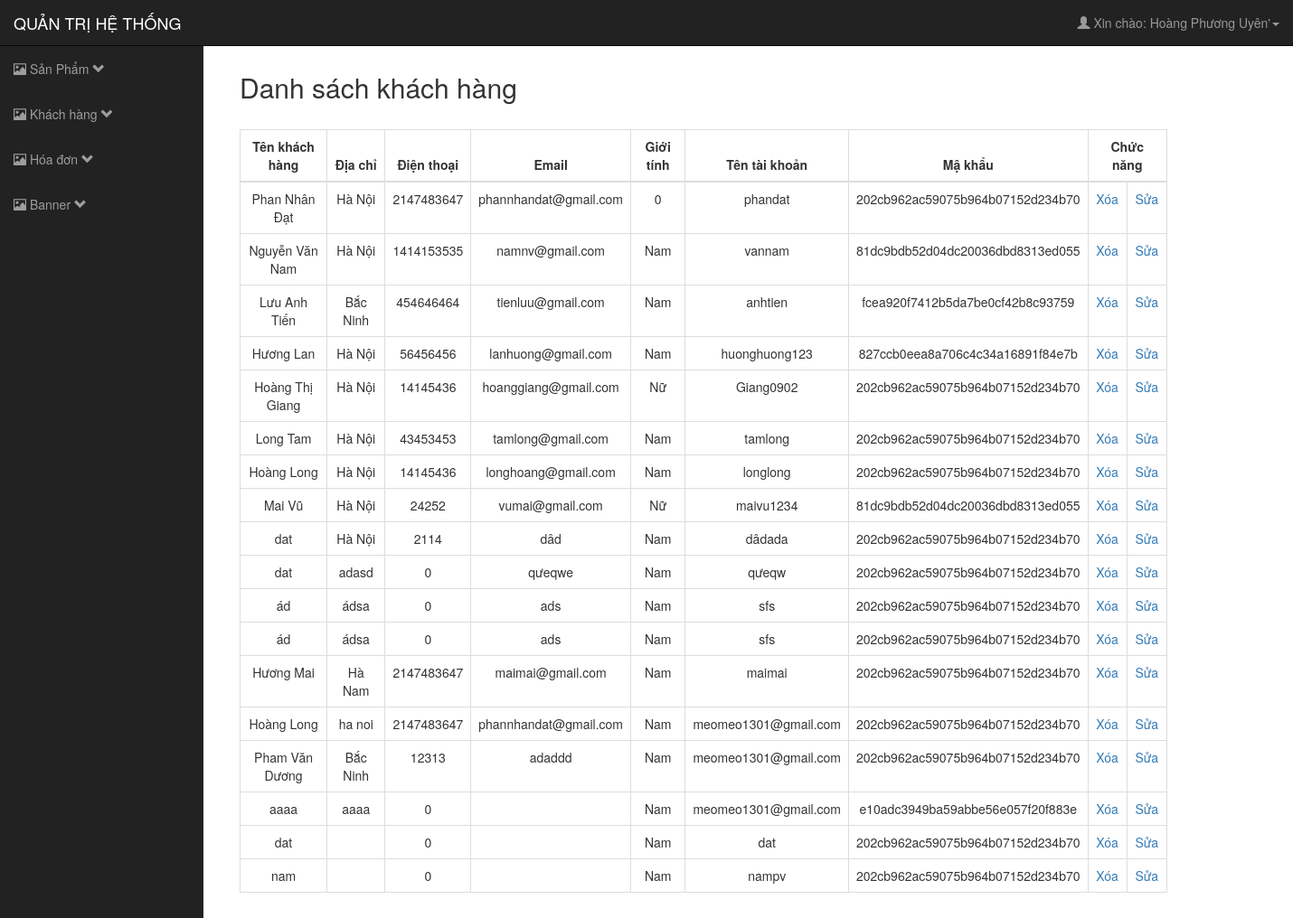
Screenshot of /WebShop/Admin/index.php?khachhang=danhsachkh (signed in) with the database file from the repository.
### tables this page shows
CREATE TABLE `khachhang` (
  `ma_kh` int(11) NOT NULL,
  `ten_kh` varchar(35) NOT NULL,
  `dia_chi` varchar(50) NOT NULL,
  `dien_thoai` int(11) NOT NULL,
  `email` varchar(30) NOT NULL,
  `gioi_tinh` varchar(10) NOT NULL,
  `ten_tai_khoan` varchar(35) NOT NULL,
  `mat_khau` varchar(45) NOT NULL,
  `hinh_anh` varchar(200) NOT NULL
);

### WebShop/Admin/index.php (called while the page is built, shortened)
<?php
    include "config.php";
 ?>
<?php
    include "controller/controller_login.php";
?>

### WebShop/Admin/controller/KhachHangController.php (called while the page is built, shortened)
<?php
class KhachHangController
{
	var $KhachHangModel;
	public function __construct()
	{
		include_once("model/KhachHangModel.php");
		$this->KhachHangModel = new KhachHangModel();
	}
	public function actionDSKH()
	{
		$bang_khachhang = $this->KhachHangModel->getAllKhachHang();
		include_once("view/khachhang/danhsachkhachhang.php");
	}
}

### WebShop/Admin/config.php (called while the page is built, shortened)
 <?php
class config
{
	var $conn = "";
	var $sql = "";
	public function __construct($hostname="localhost", $dbname="shop_dongho", $user="root",$pass=""){
		try		{
		$this->conn = new PDO("mysql:host=$hostname; dbname=$dbname; charset=utf8","$user","$pass");
		$this->conn->setAttribute(PDO::ATTR_ERRMODE, PDO::ERRMODE_EXCEPTION);
		}
		catch(PDOException $e){
			exit("Không kết nối được với csdl !");
		}
	}
	public function setQuery($sql){
		$this->sql = $sql;
	}
	public function execute($options = array()){
		try	{
			$this->cursor = $this->conn->prepare($this->sql);
			$this->cursor->execute($options);
			return $this->cursor;
		}
		catch(PDOException $e){
			return false;
		}
	}
	public function loadAllRows($options = array()){
		if(!$options){
			if (!$result = $this->execute())
				return false;
		}
		else {
			if (!$result = $this->execute($options))
				return false;
		}
		return $result->fetchAll(PDO::FETCH_OBJ);
	}
}
?>

### WebShop/Admin/model/KhachHangModel.php (called while the page is built, shortened)
<?php
include_once("config.php");
class KhachHangModel extends config
{
	public function getAllKhachHang()
	{
		return $this->loadAllRows();
	}
}

### WebShop/Admin/view/khachhang/danhsachkhachhang.php (the view, shortened to what this page needs)
<div class="container">
  <h2>Danh sách khách hàng</h2> <br/>
  <form action="?action=danhsach" method="post">
   <table class="table table-bordered">
    <thead>
      <tr style="text-align:center;">
        <th>Tên khách hàng</th>
        <th>Địa chỉ</th>
        <th>Điện thoại</th>
        <th>Email</th>
         <th>Giới tính</th>
        <th>Tên tài khoản</th>
        <th>Mậ khẩu</th>
        <th colspan="2">Chức năng</th>
      </tr>
    </thead>
    <tbody>
    <?php foreach($bang_khachhang as $kh){?>
      <tr style="text-align:center;">
        <td><?=$kh->ten_kh?></td>
        <td><?=$kh->dia_chi?></td>
        <td><?=$kh->dien_thoai?></td>
        <td><?=$kh->email?></td>
        <td><?=$kh->gioi_tinh?></td>
        <td><?=$kh->ten_tai_khoan?></td>
        <td><?=$kh->mat_khau?></td>
    <td><a href="?khachhang=deletekh&ma_kh=<?=$kh->ma_kh?>" onClick=" return confirm('Bạn có chắc chắn xóa khách hàng này không ?')" >Xóa</a></td>
    <td><a href="?khachhang=editkh&ma_kh=<?=$kh->ma_kh?>">Sửa</a></td>
      </tr>
      <?php } ?>
    </tbody>
  </table>
  </form>
</div>

### WebShop/Admin/controller/controller_login.php (shortened to what this page needs)
<?php
	class controller_login extends controller {
		public function __construct(){
			if(!isset($_SESSION["loged"])||$_SESSION["loged"]=="")
					include "view/login/login.php";
				else
					include "view/layout/layout.php";
		}
	}
	new controller_login();
?>

### WebShop/Admin/view/layout/layout.php (shortened to what this page needs)
<!DOCTYPE html>
 <html>
 <head>
    <link rel="stylesheet" href="https://maxcdn.bootstrapcdn.com/bootstrap/3.3.7/css/bootstrap.min.css">
    <link rel="stylesheet" href="public/style.css">
</head>
<body>
<div id="wrapper">
    <nav class="navbar navbar-inverse navbar-fixed-top" role="navigation">
        <div class="navbar-header">
            <a class="navbar-brand" href="index.php">QUẢN TRỊ HỆ THỐNG</a>
        </div>
        <ul class="nav navbar-right top-nav">
            <li class="dropdown">
                <a href="#" class="dropdown-toggle" data-toggle="dropdown"><i class="glyphicon glyphicon-user"></i> Xin chào:&nbsp;<?php if(isset($_SESSION["loged"])) echo $_SESSION["loged"]; ?>'<b class="caret"></b></a>
            </li>
        </ul>
        <div class="collapse navbar-collapse navbar-ex1-collapse">
            <ul class="nav navbar-nav side-nav">
                <li>
                    <a href="javascript:;" data-toggle="collapse" data-target="#demo_dmcc"><i class="glyphicon glyphicon-picture"></i> Sản Phẩm <i class="glyphicon glyphicon-chevron-down"></i></a>
                </li>
                <li>
                    <a href="javascript:;" data-toggle="collapse" data-target="#demo_kh"><i class="glyphicon glyphicon-picture"></i> Khách hàng <i class="glyphicon glyphicon-chevron-down"></i></a>
                </li>
                <li>
                    <a href="javascript:;" data-toggle="collapse" data-target="#demo_hd"><i class="glyphicon glyphicon-picture"></i> Hóa đơn <i class="glyphicon glyphicon-chevron-down"></i></a>
                </li>
                <li>
                    <a href="javascript:;" data-toggle="collapse" data-target="#demo_bn"><i class="glyphicon glyphicon-picture"></i> Banner <i class="glyphicon glyphicon-chevron-down"></i></a>
                </li>
        </div>
    </nav>
    <div id="page-wrapper">
        <div class="container-fluid">
            <?php
            include_once("controller/KhachHangController.php");
            $kh = new KhachHangController();
            $khachhang = isset($_REQUEST["khachhang"])? $_REQUEST["khachhang"] : "" ;
            switch($khachhang)
            {
                case "danhsachkh":
                    $kh->actionDSKH();
                    break;
            }
?>
        </div>
    </div>
</div>
</body>
</html>

### WebShop/Admin/public/style.css (style rules this page uses)
body { margin-top: 100px; background-color: #222; }
@media (min-width:768px) { body { margin-top: 50px; } }
#wrapper { padding-left: 0; }
#page-wrapper { width: 100%; min-height: 700px !important; padding: 0; background-color: #fff; }
@media (min-width:768px) { #wrapper { padding-left: 225px; } }
@media (min-width:768px) { #page-wrapper { padding: 10px; } }
.top-nav { padding: 0 15px; }
.top-nav>li { display: inline-block; float: left; }
.top-nav>li>a { padding-top: 15px; padding-bottom: 15px; line-height: 20px; color: #999; }
@media (min-width:768px) { .side-nav { position: fixed; top: 51px; left: 225px; width: 225px; margin-left: -225px; border: none; border-radius: 0; overflow-y: auto; background-color: #222; bottom: 0; overflow-x: hidden; padding-bottom: 40px; } }
@media (min-width:768px) { .side-nav>li>a { width: 225px; } }
.table { width: 90% }

### WebShop/Admin/view/khachhang/danhsachkhachhang.php (style rules this page uses)
th { text-align:center; }

### rows the page displays
khachhang: ten_kh "Phan Nhân Đạt", dia_chi "Hà Nội", dien_thoai "2147483647", email "phannhandat@gmail.com", gioi_tinh "0", ten_tai_khoan "phandat", mat_khau "202cb962ac59075b964b07152d234b70"
khachhang: ten_kh "Nguyễn Văn Nam", dia_chi "Hà Nội", dien_thoai "1414153535", email "namnv@gmail.com", gioi_tinh "Nam", ten_tai_khoan "vannam", mat_khau "81dc9bdb52d04dc20036dbd8313ed055"
khachhang: ten_kh "Lưu Anh Tiến", dia_chi "Bắc Ninh", dien_thoai "454646464", email "tienluu@gmail.com", gioi_tinh "Nam", ten_tai_khoan "anhtien", mat_khau "fcea920f7412b5da7be0cf42b8c93759"
khachhang: ten_kh "Hương Lan", dia_chi "Hà Nội", dien_thoai "56456456", email "lanhuong@gmail.com", gioi_tinh "Nam", ten_tai_khoan "huonghuong123", mat_khau "827ccb0eea8a706c4c34a16891f84e7b"
khachhang: ten_kh "Hoàng Thị Giang", dia_chi "Hà Nội", dien_thoai "14145436", email "hoanggiang@gmail.com", gioi_tinh "Nữ", ten_tai_khoan "Giang0902", mat_khau "202cb962ac59075b964b07152d234b70"
khachhang: ten_kh "Long Tam", dia_chi "Hà Nội", dien_thoai "43453453", email "tamlong@gmail.com", gioi_tinh "Nam", ten_tai_khoan "tamlong", mat_khau "202cb962ac59075b964b07152d234b70"
khachhang: ten_kh "Hoàng Long", dia_chi "Hà Nội", dien_thoai "14145436", email "longhoang@gmail.com", gioi_tinh "Nam", ten_tai_khoan "longlong", mat_khau "202cb962ac59075b964b07152d234b70"
khachhang: ten_kh "Mai Vũ", dia_chi "Hà Nội", dien_thoai "24252", email "vumai@gmail.com", gioi_tinh "Nữ", ten_tai_khoan "maivu1234", mat_khau "81dc9bdb52d04dc20036dbd8313ed055"
khachhang: ten_kh "dat", dia_chi "Hà Nội", dien_thoai "2114", email "dâd", gioi_tinh "Nam", ten_tai_khoan "dâdada", mat_khau "202cb962ac59075b964b07152d234b70"
khachhang: ten_kh "dat", dia_chi "adasd", dien_thoai "0", email "qưeqwe", gioi_tinh "Nam", ten_tai_khoan "qưeqw", mat_khau "202cb962ac59075b964b07152d234b70"
khachhang: ten_kh "ád", dia_chi "ádsa", dien_thoai "0", email "ads", gioi_tinh "Nam", ten_tai_khoan "sfs", mat_khau "202cb962ac59075b964b07152d234b70"
khachhang: ten_kh "ád", dia_chi "ádsa", dien_thoai "0", email "ads", gioi_tinh "Nam", ten_tai_khoan "sfs", mat_khau "202cb962ac59075b964b07152d234b70"
khachhang: ten_kh "Hương Mai", dia_chi "Hà Nam", dien_thoai "2147483647", email "maimai@gmail.com", gioi_tinh "Nam", ten_tai_khoan "maimai", mat_khau "202cb962ac59075b964b07152d234b70"
khachhang: ten_kh "Hoàng Long", dia_chi "ha noi", dien_thoai "2147483647", email "phannhandat@gmail.com", gioi_tinh "Nam", ten_tai_khoan "meomeo1301@gmail.com", mat_khau "202cb962ac59075b964b07152d234b70"
khachhang: ten_kh "Pham Văn Dương", dia_chi "Bắc Ninh", dien_thoai "12313", email "adaddd", gioi_tinh "Nam", ten_tai_khoan "meomeo1301@gmail.com", mat_khau "202cb962ac59075b964b07152d234b70"
khachhang: ten_kh "aaaa", dia_chi "aaaa", dien_thoai "0", gioi_tinh "Nam", ten_tai_khoan "meomeo1301@gmail.com", mat_khau "e10adc3949ba59abbe56e057f20f883e"
khachhang: ten_kh "dat", dien_thoai "0", gioi_tinh "Nam", ten_tai_khoan "dat", mat_khau "202cb962ac59075b964b07152d234b70"
khachhang: ten_kh "nam", dien_thoai "0", gioi_tinh "Nam", ten_tai_khoan "nampv", mat_khau "202cb962ac59075b964b07152d234b70"

### other values shown
$_SESSION["loged"] "Hoàng Phương Uyên"
